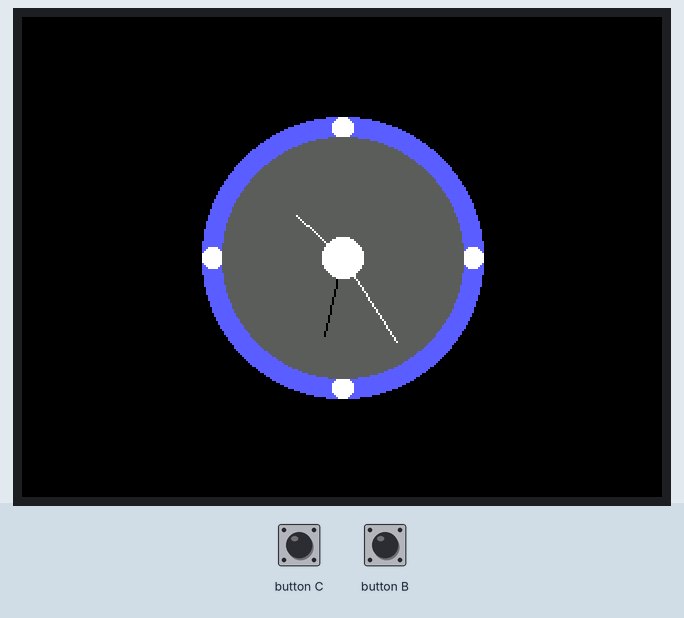
Recording of a sketch running on a simulated ESP32. On the bench: 320×240 colour display. Inputs (shaded band) come from the test bench. WiFi joins after 1.5 s; servers stay silent unless stated; network time is answered at once with the bench clock; the local clock reads 2024-03-15 10:24:30 at power-on unless the sketch sets it; what the sketch prints to the serial monitor is not drawn.

Above: at 3.3 s.
3.4 s: button B pressed for 0.15 s
At 5.0 s:
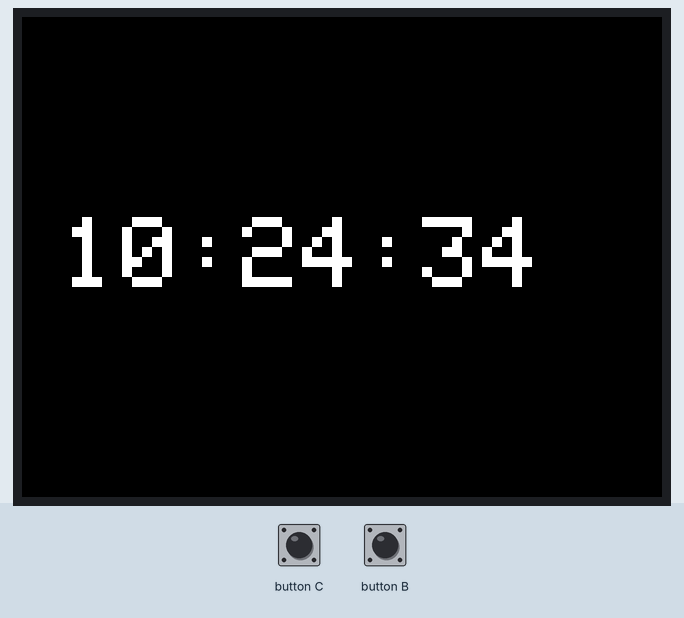
6.5 s: button C pressed for 0.15 s
At 8.3 s:
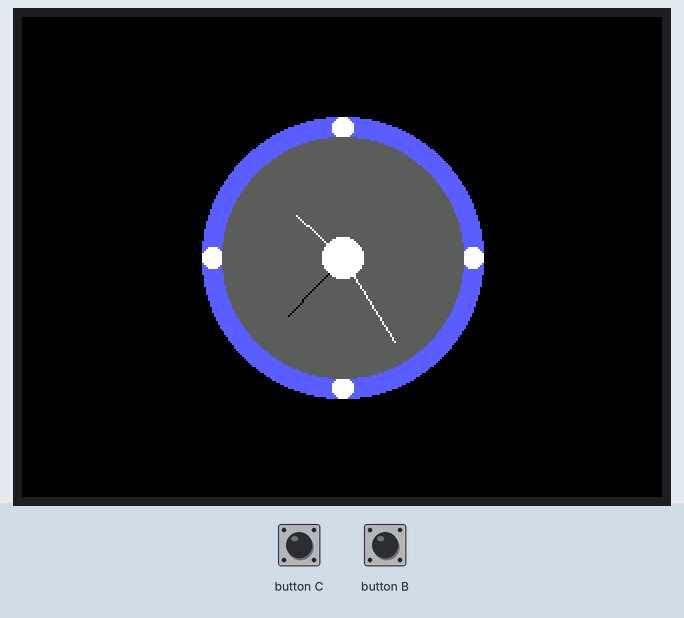
9.6 s: button B pressed for 1 s
At 11.4 s:
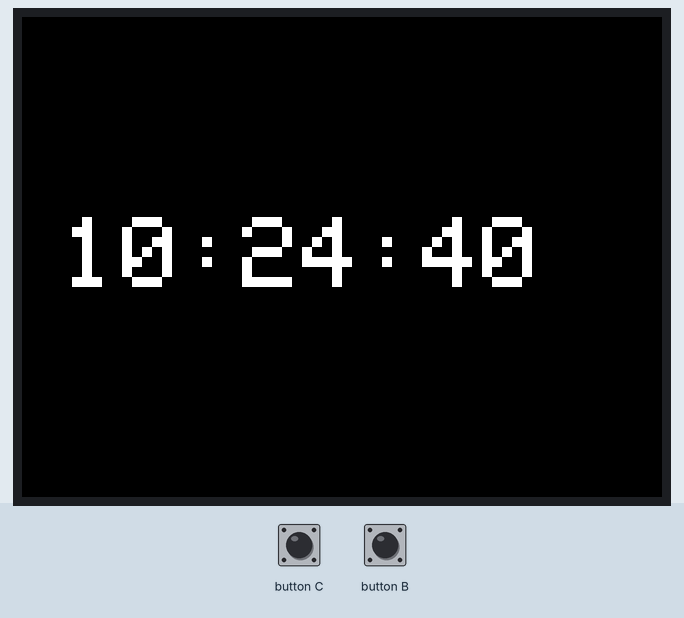
13.1 s: button C pressed for 1 s
At 14.4 s:
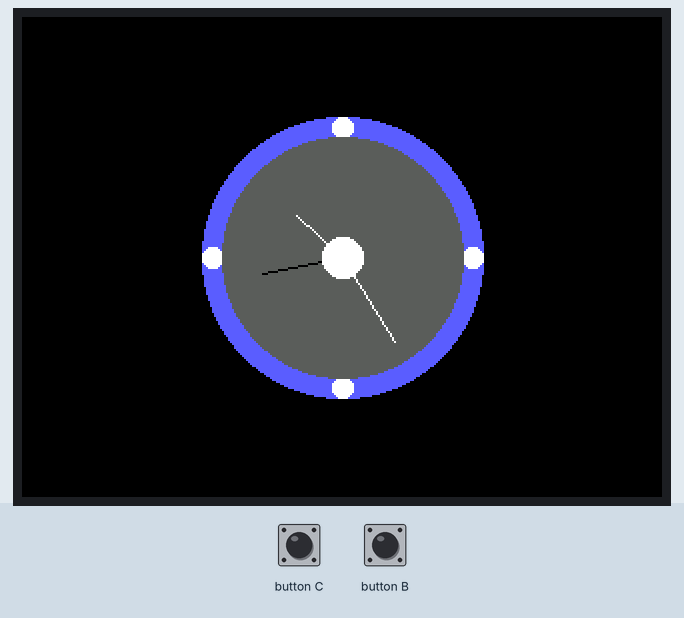
Timing chart, 0 to 16.1 s (numbered marks = the images above; inputs shaded):
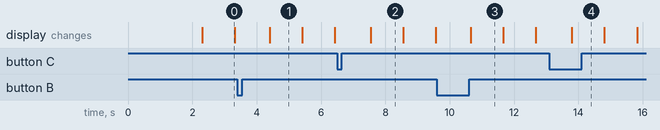

The sketch:

smartwatch.ino
```cpp
#include <M5Stack.h>
#include <WiFi.h>
#include <NTPClient.h>
#include <WiFiUdp.h>

using namespace std;

const char* ssid = "hotspot";
const char* password = "kja9832jksdop";

WiFiUDP ntpUDP;
NTPClient timeClient(ntpUDP);

uint16_t X_OFFSET = 160;
uint16_t Y_OFFSET = 120;
uint16_t R_OUTER = 70;
uint16_t R_INNER = 60;

float pos_x = 0;
float pos_y = 0;

int execTime = 0;
int startTime = 0;
int endTime = 0;

uint16_t H_POINTER_LENGTH = 30;
uint16_t M_POINTER_LENGTH = 50;
uint16_t S_POINTER_LENGTH = 40;
uint16_t RADIUS = 10;

bool analog = true;
bool clockDrawn = false;
void setup() {
  M5.begin();
  M5.Power.begin();
  WiFi.begin(ssid, password);

  while ( WiFi.status() != WL_CONNECTED ) {
    delay ( 1000 );
    Serial.print ( "." );
  }
  Serial.print("\nConnected to WiFi\n");
  timeClient.begin();
  timeClient.setTimeOffset(7200);
  attachInterrupt(GPIO_NUM_37, setAnalog, HIGH);
  attachInterrupt(GPIO_NUM_38, setDigital, HIGH);
}

void loop() {
  timeClient.update();
  String timeStamp = timeClient.getFormattedTime();
  Serial.printf("Time: %s\n", timeStamp.c_str());
  if (analog) {
    if (!clockDrawn)
      drawAnalogClock();
    int hours, minutes, seconds;
    sscanf(timeStamp.c_str(), "%d:%d:%d", &hours, &minutes, &seconds);
    drawTimeHands(hours, minutes, seconds);
  } else {
    if (clockDrawn) {
      M5.Lcd.clear(BLACK);
      clockDrawn = false;
    }
    drawDigital(timeStamp);
  }

  smartDelay(1000);
}

void smartDelay(unsigned long ms)
{
  bool dataRead = false;
  unsigned long start = millis();
  do
  {
    while (!timeClient.update()) {
      timeClient.forceUpdate();
    }
  } while (millis() - start < ms);
}

void setAnalog() {
  analog = true;
  Serial.println("Analog");
}
void setDigital() {
  analog = false;
  Serial.println("Digital");
}

void drawAnalogClock() {
  M5.Lcd.clear(BLACK);
  M5.Lcd.fillCircle(X_OFFSET, Y_OFFSET, R_OUTER, 0x5AFF);
  M5.Lcd.fillCircle(X_OFFSET, Y_OFFSET, R_INNER, 0x5AEB);
  float pos_x, pos_y, x, y;
  for (int i = 0; i < 360; i++) {
    pos_x = cos((i - 90) * 0.0174532925);
    pos_y = sin((i - 90) * 0.0174532925);
    x = pos_x * ((R_OUTER + R_INNER) / 2) + X_OFFSET;
    y = pos_y * ((R_OUTER + R_INNER) / 2) + Y_OFFSET;
    if (i % 90 == 0) {
      M5.Lcd.fillCircle(x, y, 5, 0xFFFF);
    }
  }
  clockDrawn = true;
}

void drawTimeHands(int hours, int minutes, int seconds) {
  Serial.printf("%d %d %d\n", hours, minutes, seconds);
  uint16_t h_sx = 120, h_sy = 120;
  uint16_t h_mx = 120, h_my = 120;
  uint16_t h_hx = 120, h_hy = 120;

  float sec_deg = seconds * 6;
  float min_deg = minutes * 6 + sec_deg * 0.01666667;
  float hou_deg = hours * 30 + min_deg * 0.0833333;
  float hou_x = cos((hou_deg - 90) * 0.0174532925);
  float hou_y = sin((hou_deg - 90) * 0.0174532925);
  float min_x = cos((min_deg - 90) * 0.0174532925);
  float min_y = sin((min_deg - 90) * 0.0174532925);
  float sec_x = cos((sec_deg - 90) * 0.0174532925);
  float sec_y = sin((sec_deg - 90) * 0.0174532925);
  int white = 0xFFFFFF;
  int red = 0xFF0000;
  h_hx = hou_x * H_POINTER_LENGTH + X_OFFSET;
  h_hy = hou_y * H_POINTER_LENGTH + Y_OFFSET;
  h_mx = min_x * M_POINTER_LENGTH + X_OFFSET;
  h_my = min_y * M_POINTER_LENGTH + Y_OFFSET;
  h_sx = sec_x * S_POINTER_LENGTH + X_OFFSET;
  h_sy = sec_y * S_POINTER_LENGTH + Y_OFFSET;
  M5.Lcd.fillCircle(X_OFFSET, Y_OFFSET, R_INNER, 0x5AEB);

  M5.Lcd.drawLine(h_hx, h_hy, X_OFFSET, Y_OFFSET, white);
  M5.Lcd.drawLine(h_mx, h_my, X_OFFSET, Y_OFFSET, white);
  M5.Lcd.drawLine(h_sx, h_sy, X_OFFSET, Y_OFFSET, red);
  M5.Lcd.fillCircle(X_OFFSET, Y_OFFSET, RADIUS, white);
}

void drawDigital(String timeStamp) {
  M5.Lcd.setTextSize(5);
  M5.Lcd.setCursor(20, 100);
  M5.Lcd.print(timeStamp);
}
```

Measured:
- after the input at 3.4 s, the display: changes after 1.0 s (image 1)
- after the input at 6.5 s, the display: changes after 1.0 s (image 2)
- after the input at 9.6 s, the display: changes after 1.1 s (image 3)
- after the input at 13.1 s, the display: changes after 0.70 s (image 4)
- what the display in image 1 shows lasts 1.0 s, from 4.4 s to 5.4 s
